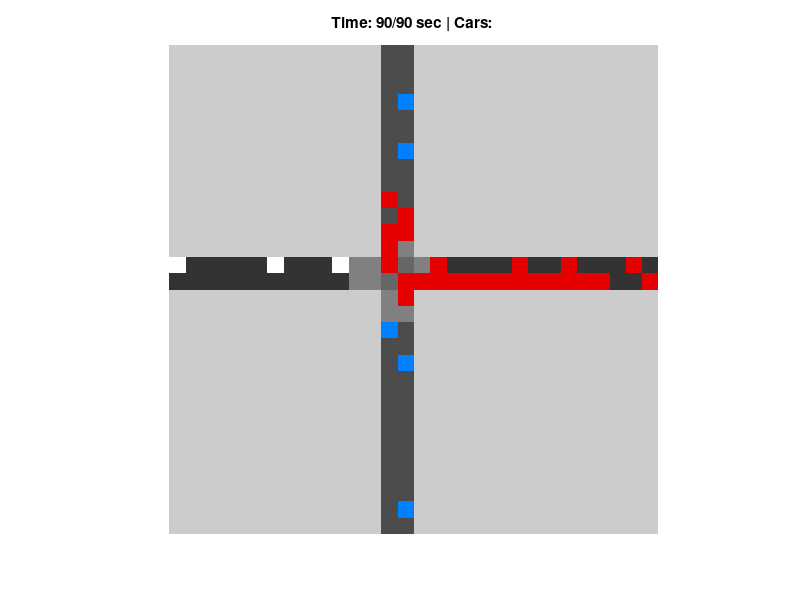

MATLAB code for this plot:
% This program aims to create a traffic flow simulator

% Version 6 is developed to focus on a basic intersection 
% without any of the previous features (traffic lights, user input) such
% that a basline for an intersection is developed that can be tweaked in later
% versions for the older features to be readded.

%P.S really hard to implement everything (traffic lights, user input) in
%just one version with an intersection hence a split like this was
%developed.

clear; clc; close all;

% Inputs
gridSize = [30 30];
numCarsPerMin = 15;
simTime = 90;
carSpawnRate = numCarsPerMin / 60;

% Create a cross-shaped road with two lanes (two-way roads)
roadGrid = zeros(gridSize);
roadDirections = zeros(gridSize); % 1 = east-west, 2 = north-south
centerRow = ceil(gridSize(1)/2);
centerCol = ceil(gridSize(2)/2);

% Horizontal road (two lanes - two-way road)
roadGrid(centerRow-1:centerRow, :) = 1; % Two lanes
roadDirections(centerRow-1:centerRow, :) = 1; % East-west

% Vertical road (two lanes - two-way road)
roadGrid(:, centerCol-1:centerCol) = 2; % Two lanes
roadDirections(:, centerCol-1:centerCol) = 2; % North-south

% Mark intersections
roadGrid(centerRow-1:centerRow, centerCol-1:centerCol) = 3;
roadDirections(centerRow-1:centerRow, centerCol-1:centerCol) = 3;

% Initialize grid for car positions
% 0 = empty, 1 = right car, -1 = left car, 2 = down car, -2 = up car
grid = zeros(gridSize);

% Define a minimum car spacing (in cells)
minCarSpacing = 2;

% Custom colormap
cmap = [
    0.8 0.8 0.8; % 1: background (light gray)
    0.2 0.2 0.2; % 2: horizontal road
    0.3 0.3 0.3; % 3: vertical road
    0.4 0.4 0.4; % 4: intersection
    1 1 1;       % 5: right/left car (white)
    0 0.5 1;     % 6: down/up car (blue)
    0.9 0 0;     % 7: collision (red)
    0.5 0.5 0.5  % 8: stop line
];

% Initialize visualization
visualGrid = ones(gridSize);
figure('Name', 'Traffic Simulation', 'Position', [100 100 700 700]);
h = imshow(visualGrid, cmap, 'InitialMagnification', 'fit');
axis off;
title('Traffic Simulation with Two-Way Roads');

% Define movement directions
directionOffsets = [
    0 1;   % 1: Right-moving car
    0 -1;  % -1: Left-moving car
    1 0;   % 2: Down-moving car
    -1 0   % -2: Up-moving car
];

% Add stop lines near intersections
stopLinePositions = [];
[intersectRows, intersectCols] = find(roadGrid == 3);
for i = 1:length(intersectRows)
    r = intersectRows(i);
    c = intersectCols(i);
    
    % Add stop lines in all four directions (if there's a road)
    directions = [[-1 0]; [0 1]; [1 0]; [0 -1]]; % N, E, S, W
    for d = 1:4
        nr = r + 2*directions(d, 1);
        nc = c + 2*directions(d, 2);
        
        if nr >= 1 && nr <= gridSize(1) && nc >= 1 && nc <= gridSize(2)
            if (d == 1 || d == 3) && roadGrid(nr, nc) == 2 % N-S road
                stopLinePositions = [stopLinePositions; nr nc];
            elseif (d == 2 || d == 4) && roadGrid(nr, nc) == 1 % E-W road
                stopLinePositions = [stopLinePositions; nr nc];
            end
        end
    end
end
% Create a car ID system
nextCarID = 1;
carIDs = zeros(gridSize);

% Main simulation loop
for t = 1:simTime
    % Build the visual grid
    visualGrid = ones(gridSize);
    
    % Add roads
    visualGrid(roadGrid == 1) = 2; % Horizontal roads
    visualGrid(roadGrid == 2) = 3; % Vertical roads
    visualGrid(roadGrid == 3) = 4; % Intersections
    
    % Add stop lines
    for i = 1:size(stopLinePositions, 1)
        r = stopLinePositions(i, 1);
        c = stopLinePositions(i, 2);
        visualGrid(r, c) = 8; % Stop line
    end
    
    % Find all cars
    [carRows, carCols] = find(grid ~= 0);
    allCars = [];
    
    for i = 1:length(carRows)
        r = carRows(i);
        c = carCols(i);
        carType = grid(r, c);
        carID = carIDs(r, c);
        
        % Determine direction index
        dirIdx = find([1, -1, 2, -2] == carType);
        allCars = [allCars; carID, r, c, carType, dirIdx];
    end
    
    % Initialize new grid for next step
    newGrid = zeros(size(grid));
    newCarIDs = zeros(size(carIDs));
    
    % Track positions that will be occupied
    occupiedPositions = zeros(gridSize);
    
    % First pass: check if cars can move
    carMoves = zeros(size(allCars, 1), 3); % [row, col, should_move]
    
    for i = 1:size(allCars, 1)
        carID = allCars(i, 1);
        r = allCars(i, 2);
        c = allCars(i, 3);
        carType = allCars(i, 4);
        dirIdx = allCars(i, 5);
        
        % Get movement direction
        dr = directionOffsets(dirIdx, 1);
        dc = directionOffsets(dirIdx, 2);
        
        % Next position
        nr = r + dr;
        nc = c + dc;
        
        % Default: don't move
        carMoves(i, :) = [r, c, 0];
        
        % Check if next position is valid
        if nr >= 1 && nr <= gridSize(1) && nc >= 1 && nc <= gridSize(2) && roadGrid(nr, nc) > 0
            % Check if at stop line
            atStopLine = false;
            for sl = 1:size(stopLinePositions, 1)
                if r == stopLinePositions(sl, 1) && c == stopLinePositions(sl, 2)
                    atStopLine = true;
                    break;
                end
            end
            
            % Check if next cell is intersection
            nextIsIntersection = roadGrid(nr, nc) == 3;
            
            % Simple intersection rules:
            % 1. Stop at stop lines
            % 2. Wait if another car is at the intersection
            if atStopLine
                % Check if any car is in the intersection
                carInIntersection = false;
                for j = 1:size(allCars, 1)
                    ir = allCars(j, 2);
                    ic = allCars(j, 3);
                    if roadGrid(ir, ic) == 3  % Car is in intersection
                        carInIntersection = true;
                        break;
                    end
                end
                
                if carInIntersection
                    carMoves(i, :) = [r, c, 0]; % Stay in place
                    continue;
                end
            end
            
            % Check for cars ahead to maintain spacing
            carInFront = false;
            for j = 1:size(allCars, 1)
                if i ~= j && allCars(j, 4) == carType  % Same car type/direction
                    otherR = allCars(j, 2);
                    otherC = allCars(j, 3);
                    
                    % Calculate distance based on direction
                    if abs(carType) == 1  % Horizontal movement
                        if dr > 0 && otherC > c && otherC - c < minCarSpacing && otherR == r
                            carInFront = true;
                            break;
                        elseif dr < 0 && otherC < c && c - otherC < minCarSpacing && otherR == r
                            carInFront = true;
                            break;
                        end
                    else  % Vertical movement
                        if dc > 0 && otherR > r && otherR - r < minCarSpacing && otherC == c
                            carInFront = true;
                            break;
                        elseif dc < 0 && otherR < r && r - otherR < minCarSpacing && otherC == c
                            carInFront = true;
                            break;
                        end
                    end
                end
            end
            
            % Move only if there's no car directly in front
            if ~carInFront
                carMoves(i, :) = [nr, nc, 1]; % Move to next position
            else
                carMoves(i, :) = [r, c, 0]; % Stay in place
            end
        else
            carMoves(i, :) = [-1, -1, -1]; % Mark for removal
        end
    end
    
    % Second pass: apply moves
    for i = 1:size(allCars, 1)
        moveRow = carMoves(i, 1);
        moveCol = carMoves(i, 2);
        shouldMove = carMoves(i, 3);
        carID = allCars(i, 1);
        carType = allCars(i, 4);
        
        % Skip cars that have exited
        if shouldMove == -1
            continue;
        end
        
        % Check if destination is already occupied
        if occupiedPositions(moveRow, moveCol) == 0
            newGrid(moveRow, moveCol) = carType;
            newCarIDs(moveRow, moveCol) = carID;
            occupiedPositions(moveRow, moveCol) = 1;
        else
            % Try original position as backup
            r = allCars(i, 2);
            c = allCars(i, 3);
            
            if occupiedPositions(r, c) == 0
                newGrid(r, c) = carType;
                newCarIDs(r, c) = carID;
                occupiedPositions(r, c) = 1;
            end
            % If no position available, car is lost (simplification)
        end
    end
    
    % Update grid for next iteration
    grid = newGrid;
    carIDs = newCarIDs;
    
    % Spawn new cars at edges with two-way logic
    % Left edge - right-moving cars on upper lane
    for r = centerRow-1:centerRow-1
        if roadGrid(r, 1) == 1 && rand < carSpawnRate && grid(r, 1) == 0
            grid(r, 1) = 1; % Right-moving car
            carIDs(r, 1) = nextCarID;
            nextCarID = nextCarID + 1;
        end
    end
    
    % Right edge - left-moving cars on lower lane
    for r = centerRow:centerRow
        if roadGrid(r, gridSize(2)) == 1 && rand < carSpawnRate && grid(r, gridSize(2)) == 0
            grid(r, gridSize(2)) = -1; % Left-moving car
            carIDs(r, gridSize(2)) = nextCarID;
            nextCarID = nextCarID + 1;
        end
    end
    
    % Top edge - down-moving cars on left lane
    for c = centerCol-1:centerCol-1
        if roadGrid(1, c) == 2 && rand < carSpawnRate && grid(1, c) == 0
            grid(1, c) = 2; % Down-moving car
            carIDs(1, c) = nextCarID;
            nextCarID = nextCarID + 1;
        end
    end
    
    % Bottom edge - up-moving cars on right lane
    for c = centerCol:centerCol
        if roadGrid(gridSize(1), c) == 2 && rand < carSpawnRate && grid(gridSize(1), c) == 0
            grid(gridSize(1), c) = -2; % Up-moving car
            carIDs(gridSize(1), c) = nextCarID;
            nextCarID = nextCarID + 1;
        end
    end
    
    % Update visualization with cars
    for r = 1:gridSize(1)
        for c = 1:gridSize(2)
            if grid(r, c) ~= 0
                carType = grid(r, c);
                
                % Apply colors based on direction
                if abs(carType) == 1  % Horizontal movement
                    visualGrid(r, c) = 5; % White
                else  % Vertical movement
                    visualGrid(r, c) = 6; % Blue
                end
            end
        end
    end
    
    % Check for 
    collisionCount = 0;
    for r = 1:gridSize(1)
        for c = 1:gridSize(2)
            if grid(r, c) ~= 0
                count = 0;
                for dr = -1:1
                    for dc = -1:1
                        nr = r + dr;
                        nc = c + dc;
                        if nr >= 1 && nr <= gridSize(1) && nc >= 1 && nc <= gridSize(2) && grid(nr, nc) ~= 0
                            count = count + 1;
                        end
                    end
                end
                
                if count > 1
                    visualGrid(r, c) = 7; % Mark collision
                    collisionCount = collisionCount + 1;
                end
            end
        end
    end
    
    set(h, 'CData', visualGrid);
    
    statusStr = sprintf('Time: %d/%d sec | Cars: %d | Passed: %d (%.1f%%) | : %d', ...
        t, simTime);
    title(statusStr);
    
    drawnow;
    disp(grid);
    pause(0.6); % Animation speed
end